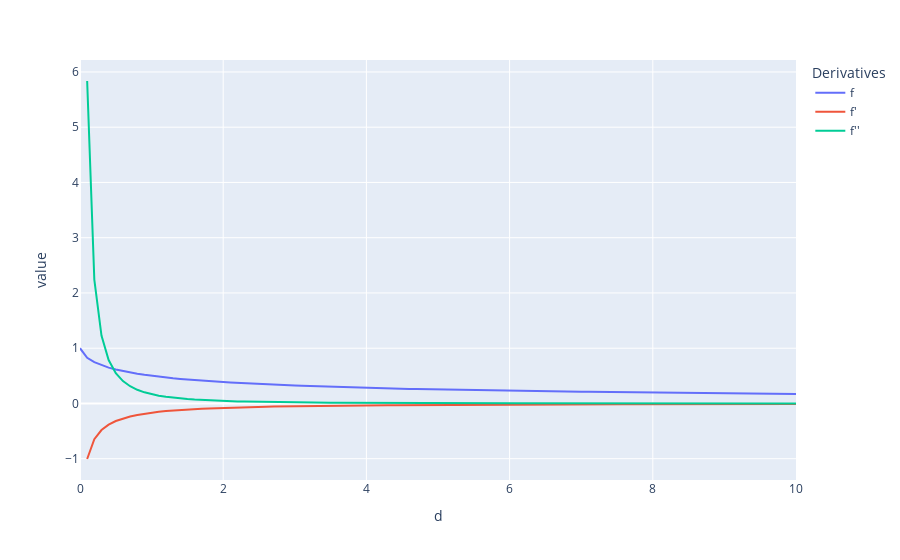

The code cell stored with this chart in its notebook:
### Code cell
import plotly.express as px
import numpy as np
import pandas as pd

d = np.linspace(0.0, 10, 101)
data = pd.DataFrame({"d": d, "f": f(d), "f'": f_prime(d), "f''": f_prime2(d)})
display(data.head())
fig = px.line(data, x="d", y=["f", "f'", "f''"], labels={"x": "d", "y": "Value", "variable": "Derivatives"})
fig.show()
